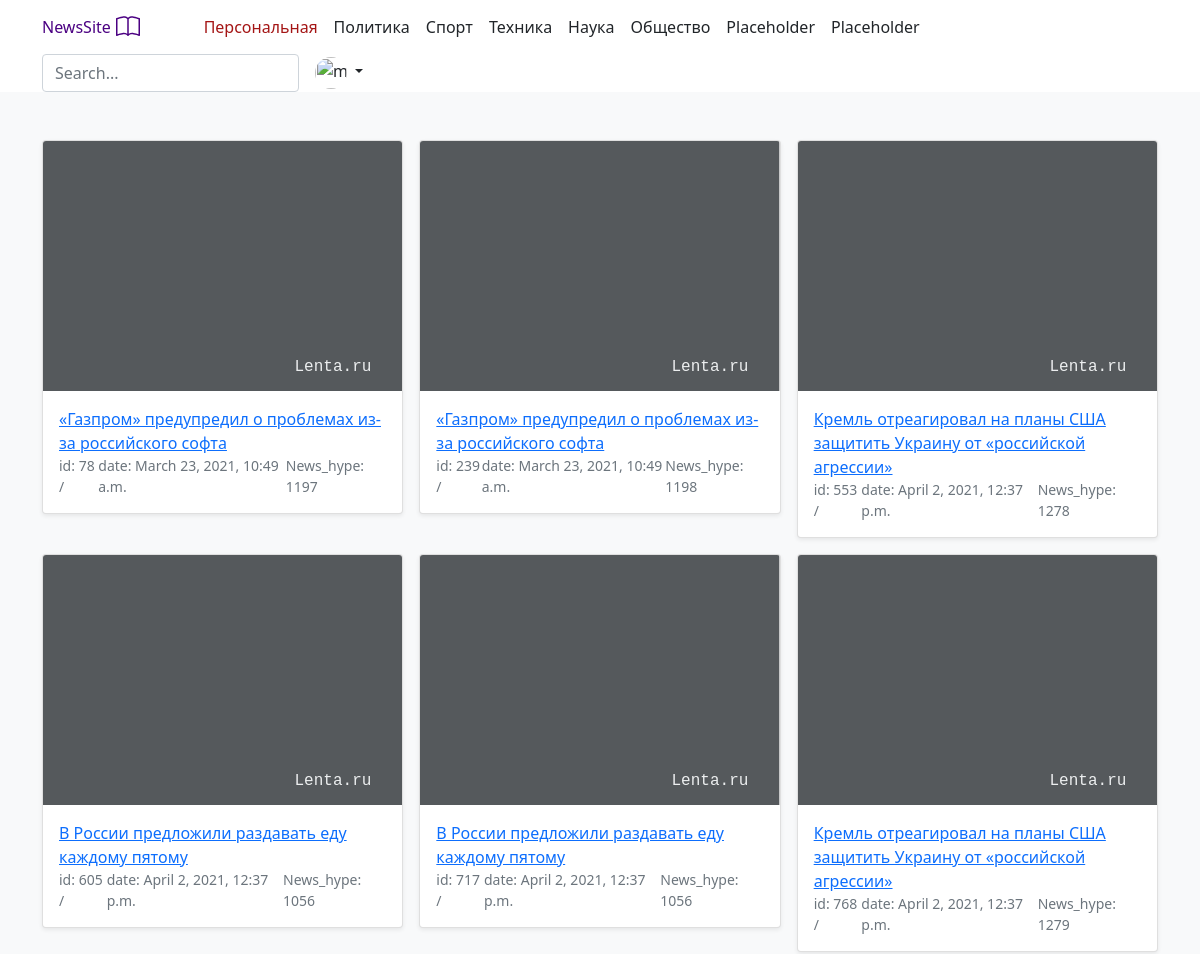
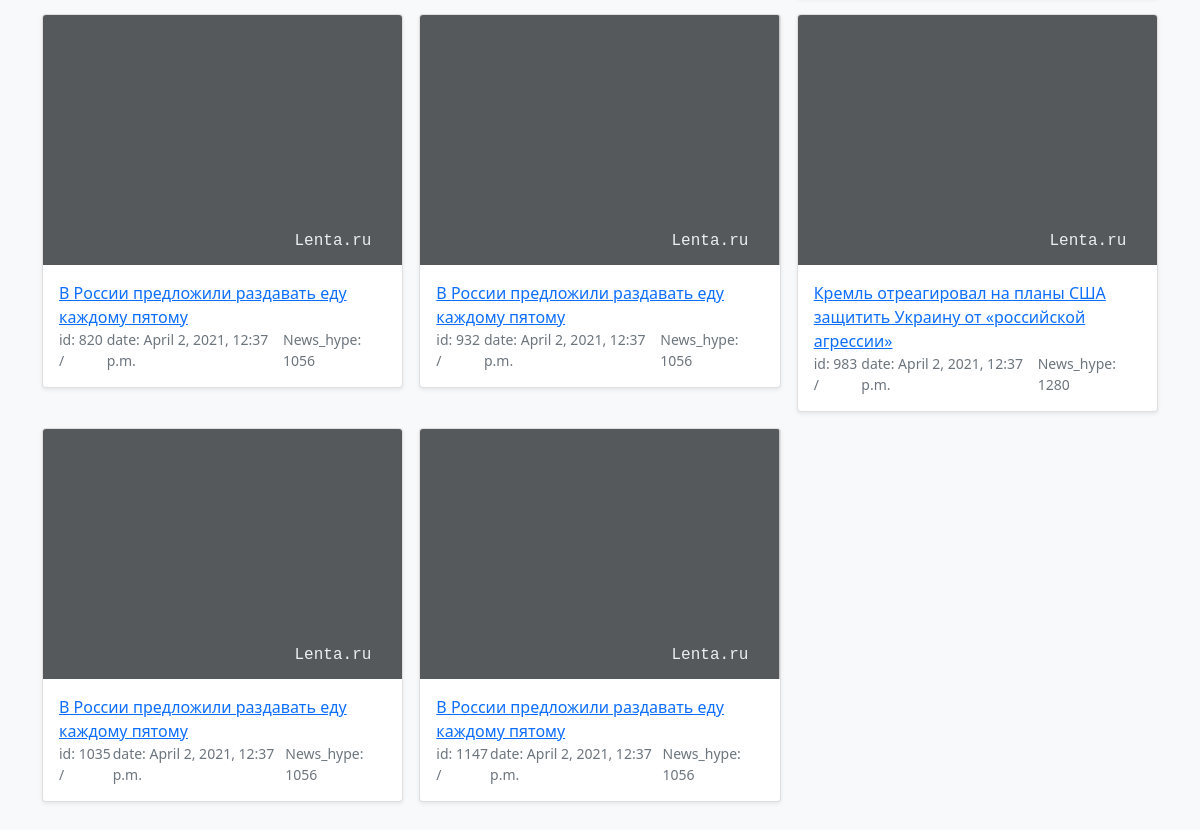
Page /news_site/news6/ on the earlier database version (2 pictures, top to bottom).
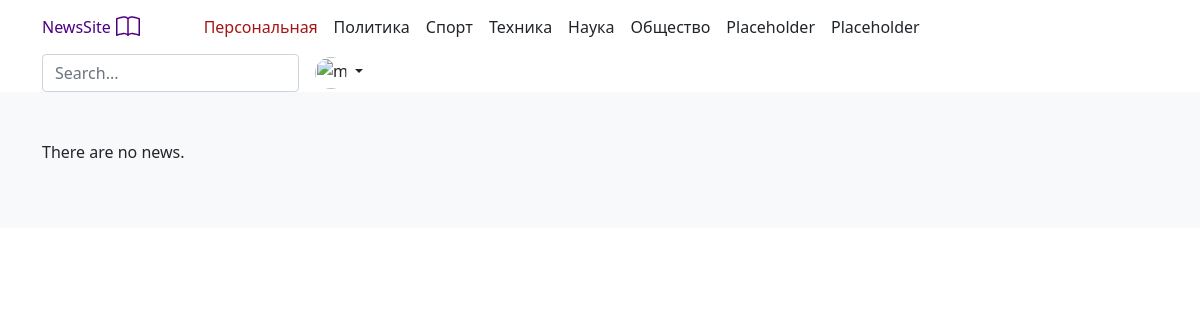
Same page on the later database version.
### news_site/models.py (models this page shows, shortened)
class News(models.Model):
    id = models.AutoField(auto_created=True, primary_key=True, serialize=False, verbose_name='ID')
    news_text = models.CharField(max_length=200, blank=True, null=True)
    news_url = models.CharField(max_length=200, blank=True, null=True)
    news_hype_rate = models.PositiveSmallIntegerField(blank=True, null=True)
    pub_date = models.DateTimeField(auto_now_add=True, blank=True, null=True)

### news_site/views.py (the view)
# urls.py: path('news6/', views.News6.as_view(), name='News6'),
class News6(generic.ListView):
    news = News
    def get(self, request):
        num_visits6 = request.session.get('num_visits6', 0)
        request.session['num_visits6'] = num_visits6 + 1
        news_list = News.objects.filter(news_hype_rate__gt=1000)
        return render(
            request,
            'news_site/news_list.html',
            {'object_list': news_list},
        )

### news_site/templates/news_site/news_list.html (shortened to what this page needs)
{% extends "base.html" %}
{% block content %}
<main>
<div class="album py-5 bg-light">
    <div class="container">
      <div class="row row-cols-1 row-cols-sm-2 row-cols-md-3 g-3">
        {% if object_list %}
          {% for news in object_list %}
            <div class="col">
              <div class="card shadow-sm">
                <svg class="bd-placeholder-img card-img-top" width="100%" height="250" xmlns="http://www.w3.org/2000/svg" role="img" preserveAspectRatio="xMidYMid slice" focusable="false">
                  <text dx="70%" y="90%" fill="#eceeef" dy=".3em" class="example">Lenta.ru</text>
                </svg>
                <div class="card-body">
                  <a class="card-text" href="{{ news.news_url }}"> {{ news.news_text }}</a>
                  <div class="d-flex justify-content-between align-items-center">
                    <div class="btn-group">
                      <small class="text-muted">id: {{ news.id }}  /  </small>
                      <small class="text-muted"> date: {{ news.pub_date }}</small>
                    </div>
                    <small class="text-muted">News_hype: {{ news.news_hype_rate }}</small>
                  </div>
                </div>
              </div>
            </div>
          {% endfor %}
        {% else %}
          <p>There are no news.</p>
        {% endif %}
      </div>
    </div>
</div>
{% endblock %}

Differences in the rows shown:
no longer on this page (row edited): News: news_text "«Газпром» предупредил о проблемах из-за российского софта", id "78", pub_date "March 23, 2021, 10:49 a.m.", news_hype_rate "1197"
no longer on this page (row edited): News: news_text "«Газпром» предупредил о проблемах из-за российского софта", id "239", pub_date "March 23, 2021, 10:49 a.m.", news_hype_rate "1198"
no longer on this page (row edited): News: news_text "Кремль отреагировал на планы США защитить Украину от «российской агрессии»", id "553", pub_date "April 2, 2021, 12:37 p.m.", news_hype_rate "1278"
no longer on this page (row edited): News: news_text "В России предложили раздавать еду каждому пятому", id "605", pub_date "April 2, 2021, 12:37 p.m.", news_hype_rate "1056"
no longer on this page (row edited): News: news_text "В России предложили раздавать еду каждому пятому", id "717", pub_date "April 2, 2021, 12:37 p.m.", news_hype_rate "1056"
no longer on this page (row edited): News: news_text "Кремль отреагировал на планы США защитить Украину от «российской агрессии»", id "768", pub_date "April 2, 2021, 12:37 p.m.", news_hype_rate "1279"
no longer on this page (row edited): News: news_text "В России предложили раздавать еду каждому пятому", id "820", pub_date "April 2, 2021, 12:37 p.m.", news_hype_rate "1056"
removed News: news_text "В России предложили раздавать еду каждому пятому", id "932", pub_date "April 2, 2021, 12:37 p.m.", news_hype_rate "1056"
removed News: news_text "Кремль отреагировал на планы США защитить Украину от «российской агрессии»", id "983", pub_date "April 2, 2021, 12:37 p.m.", news_hype_rate "1280"
removed News: news_text "В России предложили раздавать еду каждому пятому", id "1035", pub_date "April 2, 2021, 12:37 p.m.", news_hype_rate "1056"
removed News: news_text "В России предложили раздавать еду каждому пятому", id "1147", pub_date "April 2, 2021, 12:37 p.m.", news_hype_rate "1056"
Other differences:
text now shown: "There are no news."
